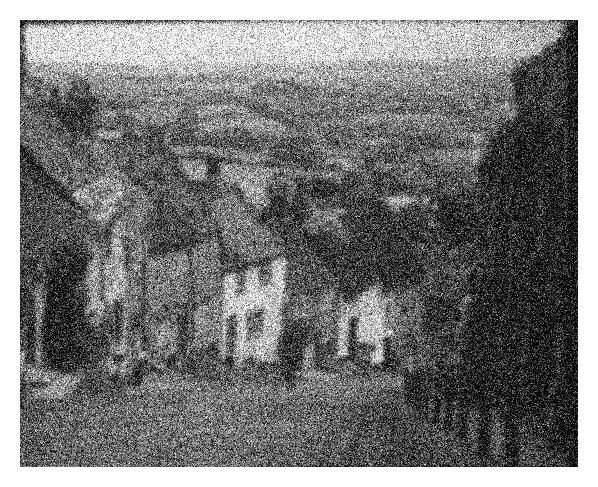
%> input picture Final/Data/Ex3.png, 598 x 487 px
$ octave ex3.m   (GNU Octave 9; MATLAB toolbox functions it lacks are replaced by stand-ins)
%> lines starting %> are read from the running program, lines starting %| are printed output that depends on the picture; in (x1, y1, x2, y2) boxes, pixels count from 0 and x2, y2 are one past the last pixel; in counts of white or black regions, pixels touching at a corner belong together; the program's own positions count from 1
% Load the grayscale image
img = imread('Ex3.png');
%> img is the input picture: size 487x598 uint8; min 0, max 255, mean 123.4

FS = 10;

% Define the sharpening filter
h = [0, -1, 0; -1, 5, -1; 0, -1, 0];

%%%%%%%%%%%%%%%%%% Method 1
% Apply the denoise filter (default averaging kernel filter)
img_denoised = imfilter(img, ones(3, 3)/9, 'replicate');
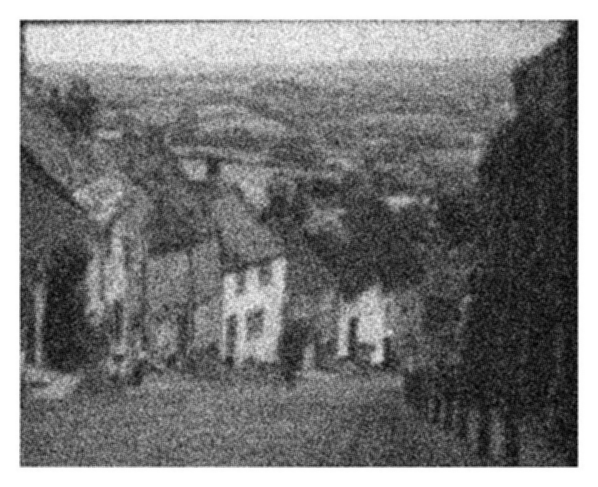
%> img_denoised: size 487x598 uint8; min 1, max 255, mean 123.4
img_restored_kernel = imfilter(img_denoised, h, 'replicate');
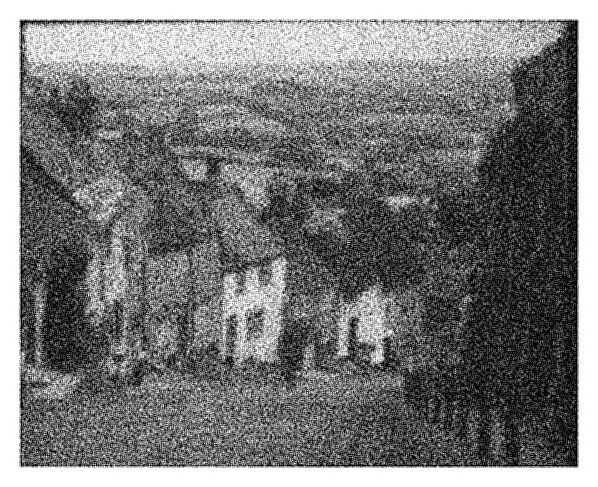
%> img_restored_kernel: size 487x598 uint8; min 0, max 255, mean 123.4; mean of the top-left, top-right, bottom-left and bottom-right quarters 147.2, 126, 126.1, 94.3

%%%%%%%%%%%%%%%%%% Method 2
% Compute the noise variance
noise_var = 0.2^2;
% Compute the estimated noise
noise_est = noise_var / var(img(:));
%> noise_est = 1.06e-05

% Apply the Wiener filter to deblur
img_wiener = deconvwnr(img, h, noise_est);

% Display the restored image
figure(1), clf;
subplot(1, 3, 1), imshow(img), title('Original Image', "fontsize", FS);
subplot(1, 3, 2), imshow(img_restored_kernel), title('Denoised Deblurred Image Method 1', "fontsize", FS);
subplot(1, 3, 3), imshow(img_wiener), title('Denoised Deblurred Image Method 2', "fontsize", FS)

%compare Mean Square Error (MSE) between Method 1 image and original image
mse_kernel = 255 * (img_restored_kernel - img);
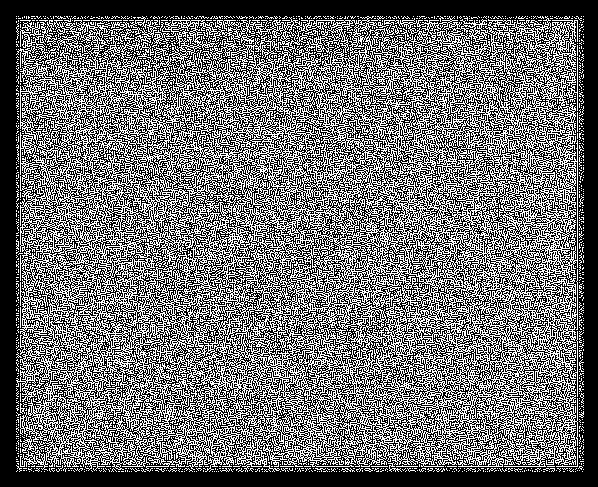
%> mse_kernel: size 487x598 uint8; 43.8% white in thin lines or dots, all inside (x1, y1, x2, y2) = (16, 16, 584, 472)
fprintf("Mean Square Error after Restoration Method 1: %.2f\n", rms(mse_kernel(:)));
%| Mean Square Error after Restoration Method 1: 10.56

%compare Mean Square Error (MSE) between Method 2 and original image
mse_wiener = 255 * (img_wiener - img);
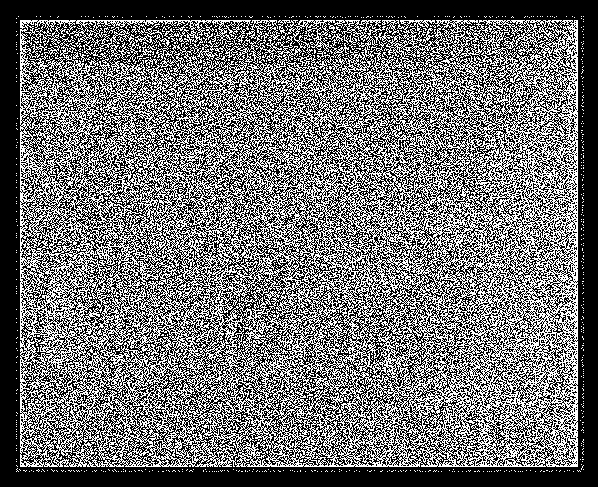
%> mse_wiener: size 487x598 uint8; 44.1% white in thin lines or dots, all inside (x1, y1, x2, y2) = (16, 16, 584, 472)
fprintf("Mean Square Error after Restoration Method 2: %.2f\n", rms(mse_wiener(:)));
%| Mean Square Error after Restoration Method 2: 10.61

$ run again, with Final/Data/Ex1.jfif saved as Final/Data/Ex3.png
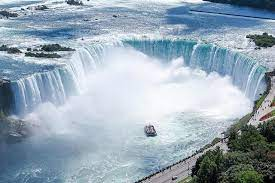
%> input picture Final/Data/Ex1.jfif, 275 x 183 px
%> img is the input picture: size 183x275x3 uint8; mean R, G, B 151.3, 168.3, 181.8
%> `img_restored_kernel = imfilter(img_denoised, h, 'replicate');`:
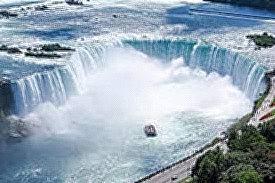
%> img_restored_kernel: size 183x275x3 uint8; mean R, G, B 151.3, 168.2, 181.7
%> noise_est = 2.7e-05
%| Mean Square Error after Restoration Method 1: 10.85
%> `mse_wiener = 255 * (img_wiener - img);`:
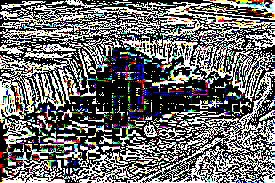
%> mse_wiener: size 183x275x3 uint8; mean R, G, B 107.9, 107.2, 107.9
%| Mean Square Error after Restoration Method 2: 10.38

$ run again, with Final/Data/Ex2.jpg saved as Final/Data/Ex3.png
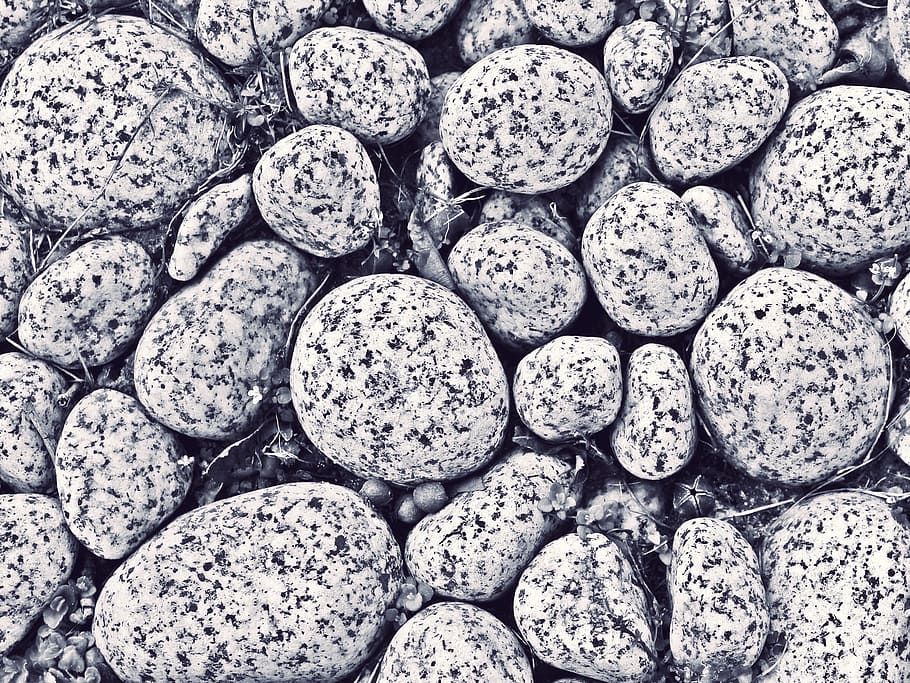
%> input picture Final/Data/Ex2.jpg, 910 x 683 px
%> img is the input picture: size 683x910x3 uint8; mean R, G, B 157.1, 154.7, 162.8
%> noise_est = 1.54e-05
%> `mse_kernel = 255 * (img_restored_kernel - img);`:
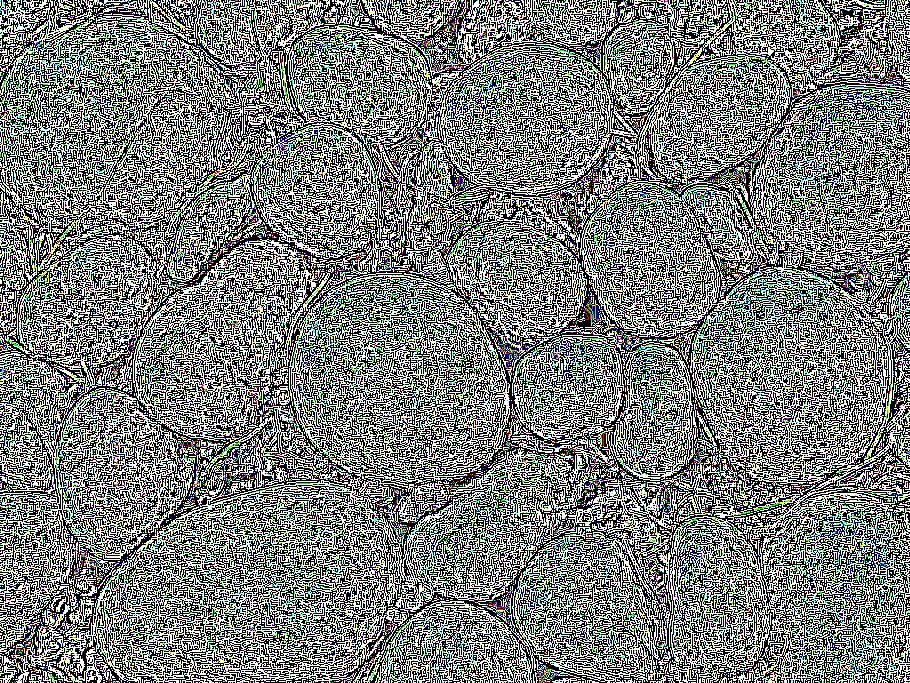
%> mse_kernel: size 683x910x3 uint8; mean R, G, B 122.1, 126.3, 123.1
%| Mean Square Error after Restoration Method 1: 11.13
%> `mse_wiener = 255 * (img_wiener - img);`:
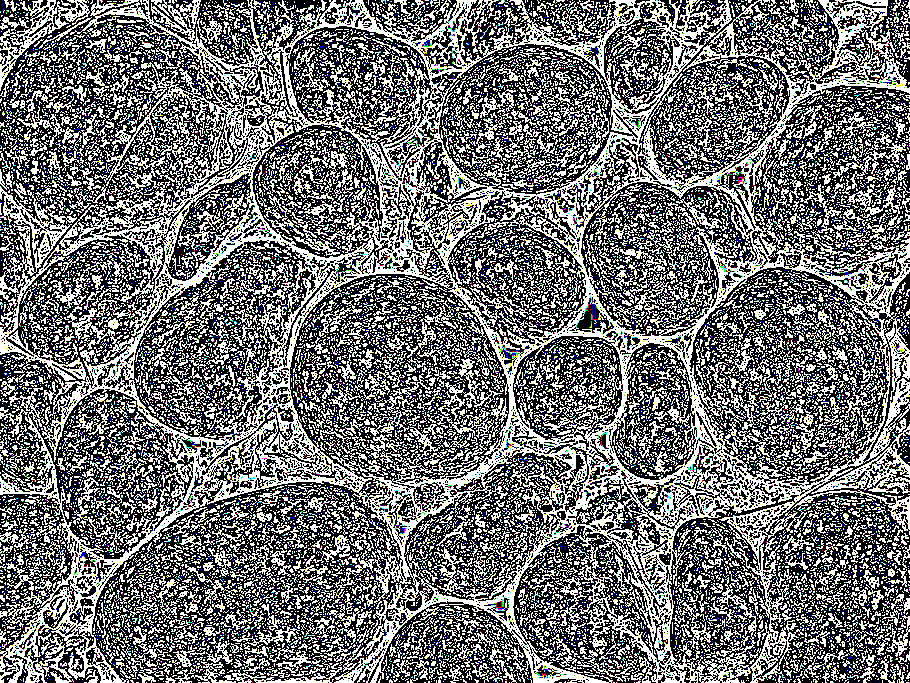
%> mse_wiener: size 683x910x3 uint8; mean R, G, B 111.5, 112.3, 112.8
%| Mean Square Error after Restoration Method 2: 10.59

$ run again, with Final/Data/Ex4.jpg saved as Final/Data/Ex3.png
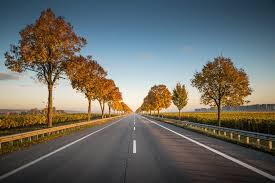
%> input picture Final/Data/Ex4.jpg, 275 x 183 px
%> img is the input picture: size 183x275x3 uint8; mean R, G, B 106.8, 106.3, 100.2
%> `img_restored_kernel = imfilter(img_denoised, h, 'replicate');`:
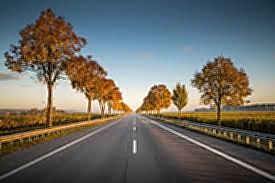
%> img_restored_kernel: size 183x275x3 uint8; mean R, G, B 106.8, 106.3, 100.4
%> noise_est = 2.06e-05
%| Mean Square Error after Restoration Method 1: 10.53
%> `mse_wiener = 255 * (img_wiener - img);`:
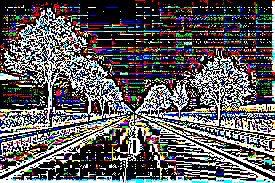
%> mse_wiener: size 183x275x3 uint8; mean R, G, B 90.8, 87.6, 91.5
%| Mean Square Error after Restoration Method 2: 9.48
